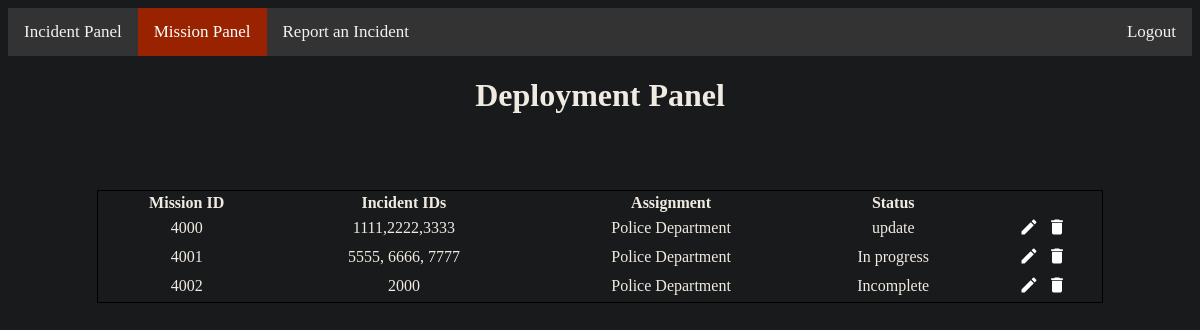
Page /deploymentPanel on the committed database.
### tables this page shows
CREATE TABLE Mission (missionID INT (0, 4) PRIMARY KEY, incidentList TEXT, missionAssignment TEXT, missionStatus TEXT DEFAULT Incomplete, volunteerList TEXT DEFAULT Unassigned);

### Prototype/views.py (the view, shortened to what this page needs)
@app.route('/deploymentPanel', methods=['POST', 'GET'])
def deploymentPanel():
    roles = ["Officer", "Manager"]
    global USER
    if not authenticate(roles):
        if USER == None or request.referrer == None:
            return redirect(url_for('login'))
        return redirect(request.referrer)
    id = False
    missions = pullMission()
    missionID = [m[0] for m in missions]
    missionList = [m[1] for m in missions]
    team = [m[2] for m in missions]
    status = [m[3] for m in missions]
    length = len(missionID)
    return render_template('deploymentTable.html', length=length, missionID=missionID, missionList=missionList, team=team, status=status, id=id)

### Prototype/views.py (called while the page is built)
def authenticate(roles):
    global USER
    if USER not in roles and USER != "Admin":
        return False
    return True

def pullMission():
    conn = sqlite3.connect("callCenter.db")
    cur = conn.cursor()
    mis = cur.execute('SELECT * FROM Mission')
    mis = cur.fetchall()
    conn.commit()
    cur.close()
    conn.close()
    return mis

### Prototype/templates/deploymentTable.html
{% extends "deploymentPanel.html" %}
{% block table %}
    {% for i in range(length) %}
    <tr class="data">
        <td>{{missionID[i]}}</td>
        <td>{{missionList[i]}}</td>
        <td>{{team[i]}}</td>
        {% if id == missionID[i] %}
        <td><input type="text" placeholder="{{status[i]}}" onkeypress="return event.keyCode != 13;" name="status" /></td>
        {% else %}
        <td>{{status[i]}}</td>
        {% endif %}
        <td>
            <button name="edit" value="{{missionID[i]}}" style="cursor: pointer; background-color: transparent; border: 0px; width: 24px; height: 24px;">
                <svg viewBox="0 0 24 24" style="width:20px; height: 20px;">
                    <path fill="#FFF" d="M20.71,7.04C21.1,6.65 21.1,6 20.71,5.63L18.37,3.29C18,2.9 17.35,2.9 16.96,3.29L15.12,5.12L18.87,8.87M3,17.25V21H6.75L17.81,9.93L14.06,6.18L3,17.25Z" />
                </svg>
            </button>
            <button type="submit" name="delete" value="{{missionID[i]}}" style="cursor: pointer; background-color: transparent; border: 0px; width: 24px; height: 24px;">
                <svg viewBox="0 0 24 24" style="width:20px; height: 20px;">
                    <path fill="#FFF" d="M19,4H15.5L14.5,3H9.5L8.5,4H5V6H19M6,19A2,2 0 0,0 8,21H16A2,2 0 0,0 18,19V7H6V19Z" />
                </svg>
            </button>
        </td>
    </tr>
    {% endfor %}
{% endblock %}

### Prototype/templates/deploymentPanel.html (style rules this page uses)
.data { text-align: center; }

### rows in the picture
Mission: missionID "4000", incidentList "1111,2222,3333", missionAssignment "Police Department", missionStatus "update"
Mission: missionID "4001", incidentList "5555, 6666, 7777", missionAssignment "Police Department", missionStatus "In progress"
Mission: missionID "4002", incidentList "2000", missionAssignment "Police Department", missionStatus "Incomplete"
